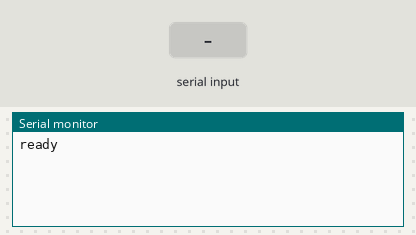
The sketch below on a simulated Teensy 4. On the bench: the last lines printed to the serial monitor. The test bench sets the inputs (shaded band).

Above: at 1.2 s.
1.3 s: "1" received over the second serial link
At 2.3 s:
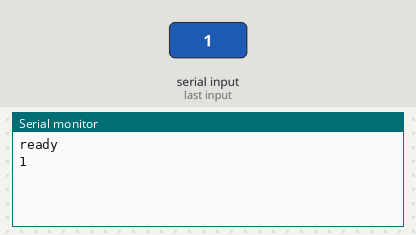
2.8 s: "0" received over the second serial link
At 3.5 s:
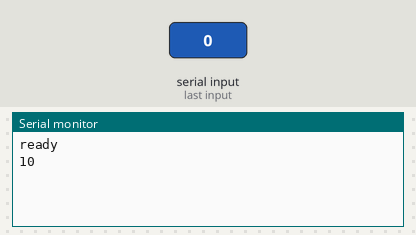

Measured:
- after the input at 1.3 s, the serial monitor: prints a new line at once (image 1)
- after the input at 2.8 s, the serial monitor: prints a new line at once (image 2)

The sketch:

prog_hc_05.ino
```cpp
// Programming device: Teensy 4.1
// Bluetooth module: HC-05
// Basic sketch from https://create.arduino.cc/projecthub/diyguyChris/bluetooth-at-commands-settings-hc05-hc06-305257

// Serial: monitor at 9600
// Serial2: Connection to HC-05 at 38400; PIN 7 --> TXD; PIN 8 --> RXD; 3.3V --> VCC; GND --> GND

char c=' ';
void setup()
{
  Serial.begin(9600);
  Serial.println("ready");
  //Bluetooth.begin(38400);
  Serial2.begin(38400);
}

void loop()
{
  if(Serial2.available())
  {
    c=Serial2.read();
    Serial.write(c);
  }
  if(Serial.available())
  {
    c=Serial.read();
    Serial2.write(c);
  }
}
```
